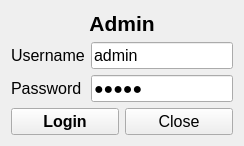
<?xml version="1.0" encoding="UTF-8"?>
<ui version="4.0">
 <class>LoginWindow</class>
 <widget class="QWidget" name="LoginWindow">
  <property name="geometry">
   <rect>
    <x>0</x>
    <y>0</y>
    <width>400</width>
    <height>200</height>
   </rect>
  </property>
  <property name="windowTitle">
   <string>LoginWindow</string>
  </property>
  <layout class="QVBoxLayout" name="verticalLayout">
   <property name="sizeConstraint">
    <enum>QLayout::SetFixedSize</enum>
   </property>
   <item>
    <widget class="QLabel" name="label_title">
     <property name="font">
      <font>
       <pointsize>16</pointsize>
       <bold>true</bold>
      </font>
     </property>
     <property name="text">
      <string>Admin</string>
     </property>
     <property name="alignment">
      <set>Qt::AlignCenter</set>
     </property>
    </widget>
   </item>
   <item>
    <layout class="QFormLayout" name="formLayout">
     <item row="0" column="0">
      <widget class="QLabel" name="label_username">
       <property name="font">
        <font>
         <pointsize>12</pointsize>
        </font>
       </property>
       <property name="text">
        <string>Username</string>
       </property>
      </widget>
     </item>
     <item row="0" column="1">
      <widget class="QLineEdit" name="lineEdit_username">
       <property name="font">
        <font>
         <pointsize>12</pointsize>
        </font>
       </property>
       <property name="text">
        <string>admin</string>
       </property>
      </widget>
     </item>
     <item row="1" column="0">
      <widget class="QLabel" name="label_password">
       <property name="font">
        <font>
         <pointsize>12</pointsize>
        </font>
       </property>
       <property name="text">
        <string>Password</string>
       </property>
      </widget>
     </item>
     <item row="1" column="1">
      <widget class="QLineEdit" name="lineEdit_password">
       <property name="font">
        <font>
         <pointsize>12</pointsize>
        </font>
       </property>
       <property name="text">
        <string>admin</string>
       </property>
       <property name="echoMode">
        <enum>QLineEdit::Password</enum>
       </property>
      </widget>
     </item>
    </layout>
   </item>
   <item>
    <layout class="QHBoxLayout" name="horizontalLayout">
     <item>
      <widget class="QPushButton" name="pushButton_login">
       <property name="font">
        <font>
         <pointsize>12</pointsize>
         <bold>true</bold>
        </font>
       </property>
       <property name="text">
        <string>Login</string>
       </property>
      </widget>
     </item>
     <item>
      <widget class="QPushButton" name="pushButton_close">
       <property name="font">
        <font>
         <pointsize>12</pointsize>
        </font>
       </property>
       <property name="text">
        <string>Close</string>
       </property>
      </widget>
     </item>
    </layout>
   </item>
  </layout>
 </widget>
 <resources/>
 <connections>
  <connection>
   <sender>pushButton_close</sender>
   <signal>clicked()</signal>
   <receiver>LoginWindow</receiver>
   <slot>close()</slot>
   <hints>
    <hint type="sourcelabel">
     <x>296</x>
     <y>162</y>
    </hint>
    <hint type="destinationlabel">
     <x>199</x>
     <y>99</y>
    </hint>
   </hints>
  </connection>
 </connections>
</ui>
